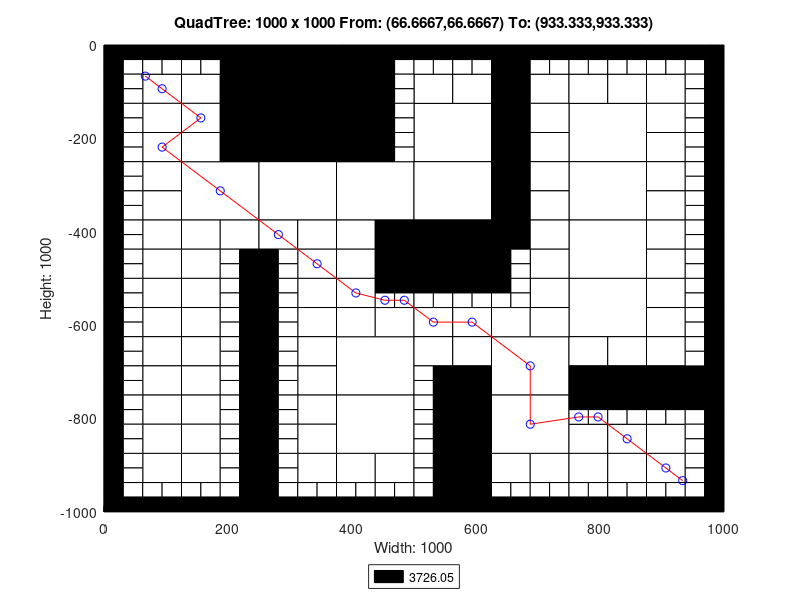

The MATLAB script that drew this image:
axis([0 1000 -1000 0]);
title('QuadTree: 1000 x 1000 From: (66.6667,66.6667) To: (933.333,933.333)');
xlabel('Width: 1000');
ylabel('Height: 1000');
rectangle('Position',[250 -125 125 125], 'FaceColor',[0 0 0]);
rectangle('Position',[250 -250 125 125], 'FaceColor',[0 0 0]);
rectangle('Position',[125 -375 125 125], 'FaceColor',[1 1 1]);
rectangle('Position',[250 -375 125 125], 'FaceColor',[1 1 1]);
rectangle('Position',[375 -375 125 125], 'FaceColor',[1 1 1]);
rectangle('Position',[500 -250 125 125], 'FaceColor',[1 1 1]);
rectangle('Position',[750 -250 125 125], 'FaceColor',[1 1 1]);
rectangle('Position',[500 -375 125 125], 'FaceColor',[1 1 1]);
rectangle('Position',[500 -500 125 125], 'FaceColor',[0 0 0]);
rectangle('Position',[750 -375 125 125], 'FaceColor',[1 1 1]);
rectangle('Position',[750 -500 125 125], 'FaceColor',[1 1 1]);
rectangle('Position',[375 -750 125 125], 'FaceColor',[1 1 1]);
rectangle('Position',[375 -875 125 125], 'FaceColor',[1 1 1]);
rectangle('Position',[625 -750 125 125], 'FaceColor',[1 1 1]);
rectangle('Position',[750 -625 125 125], 'FaceColor',[1 1 1]);
rectangle('Position',[625 -875 125 125], 'FaceColor',[1 1 1]);
rectangle('Position',[62.5 -125 62.5 62.5], 'FaceColor',[1 1 1]);
rectangle('Position',[187.5 -62.5 62.5 62.5], 'FaceColor',[0 0 0]);
rectangle('Position',[125 -125 62.5 62.5], 'FaceColor',[1 1 1]);
rectangle('Position',[187.5 -125 62.5 62.5], 'FaceColor',[0 0 0]);
rectangle('Position',[62.5 -187.5 62.5 62.5], 'FaceColor',[1 1 1]);
rectangle('Position',[62.5 -250 62.5 62.5], 'FaceColor',[1 1 1]);
rectangle('Position',[125 -187.5 62.5 62.5], 'FaceColor',[1 1 1]);
rectangle('Position',[187.5 -187.5 62.5 62.5], 'FaceColor',[0 0 0]);
rectangle('Position',[125 -250 62.5 62.5], 'FaceColor',[1 1 1]);
rectangle('Position',[187.5 -250 62.5 62.5], 'FaceColor',[0 0 0]);
rectangle('Position',[375 -62.5 62.5 62.5], 'FaceColor',[0 0 0]);
rectangle('Position',[375 -125 62.5 62.5], 'FaceColor',[0 0 0]);
rectangle('Position',[375 -187.5 62.5 62.5], 'FaceColor',[0 0 0]);
rectangle('Position',[375 -250 62.5 62.5], 'FaceColor',[0 0 0]);
rectangle('Position',[62.5 -312.5 62.5 62.5], 'FaceColor',[1 1 1]);
rectangle('Position',[62.5 -375 62.5 62.5], 'FaceColor',[1 1 1]);
rectangle('Position',[62.5 -437.5 62.5 62.5], 'FaceColor',[1 1 1]);
rectangle('Position',[62.5 -500 62.5 62.5], 'FaceColor',[1 1 1]);
rectangle('Position',[125 -437.5 62.5 62.5], 'FaceColor',[1 1 1]);
rectangle('Position',[187.5 -437.5 62.5 62.5], 'FaceColor',[1 1 1]);
rectangle('Position',[125 -500 62.5 62.5], 'FaceColor',[1 1 1]);
rectangle('Position',[250 -437.5 62.5 62.5], 'FaceColor',[1 1 1]);
rectangle('Position',[312.5 -437.5 62.5 62.5], 'FaceColor',[1 1 1]);
rectangle('Position',[312.5 -500 62.5 62.5], 'FaceColor',[1 1 1]);
rectangle('Position',[375 -437.5 62.5 62.5], 'FaceColor',[1 1 1]);
rectangle('Position',[437.5 -437.5 62.5 62.5], 'FaceColor',[0 0 0]);
rectangle('Position',[375 -500 62.5 62.5], 'FaceColor',[1 1 1]);
rectangle('Position',[437.5 -500 62.5 62.5], 'FaceColor',[0 0 0]);
rectangle('Position',[500 -125 62.5 62.5], 'FaceColor',[1 1 1]);
rectangle('Position',[562.5 -125 62.5 62.5], 'FaceColor',[1 1 1]);
rectangle('Position',[625 -62.5 62.5 62.5], 'FaceColor',[0 0 0]);
rectangle('Position',[625 -125 62.5 62.5], 'FaceColor',[0 0 0]);
rectangle('Position',[687.5 -125 62.5 62.5], 'FaceColor',[1 1 1]);
rectangle('Position',[625 -187.5 62.5 62.5], 'FaceColor',[0 0 0]);
rectangle('Position',[687.5 -187.5 62.5 62.5], 'FaceColor',[1 1 1]);
rectangle('Position',[625 -250 62.5 62.5], 'FaceColor',[0 0 0]);
rectangle('Position',[687.5 -250 62.5 62.5], 'FaceColor',[1 1 1]);
rectangle('Position',[750 -125 62.5 62.5], 'FaceColor',[1 1 1]);
rectangle('Position',[812.5 -125 62.5 62.5], 'FaceColor',[1 1 1]);
rectangle('Position',[875 -125 62.5 62.5], 'FaceColor',[1 1 1]);
rectangle('Position',[875 -187.5 62.5 62.5], 'FaceColor',[1 1 1]);
rectangle('Position',[875 -250 62.5 62.5], 'FaceColor',[1 1 1]);
rectangle('Position',[625 -312.5 62.5 62.5], 'FaceColor',[0 0 0]);
rectangle('Position',[687.5 -312.5 62.5 62.5], 'FaceColor',[1 1 1]);
rectangle('Position',[625 -375 62.5 62.5], 'FaceColor',[0 0 0]);
rectangle('Position',[687.5 -375 62.5 62.5], 'FaceColor',[1 1 1]);
rectangle('Position',[625 -437.5 62.5 62.5], 'FaceColor',[0 0 0]);
rectangle('Position',[687.5 -437.5 62.5 62.5], 'FaceColor',[1 1 1]);
rectangle('Position',[687.5 -500 62.5 62.5], 'FaceColor',[1 1 1]);
rectangle('Position',[875 -312.5 62.5 62.5], 'FaceColor',[1 1 1]);
rectangle('Position',[875 -375 62.5 62.5], 'FaceColor',[1 1 1]);
rectangle('Position',[875 -437.5 62.5 62.5], 'FaceColor',[1 1 1]);
rectangle('Position',[875 -500 62.5 62.5], 'FaceColor',[1 1 1]);
rectangle('Position',[62.5 -562.5 62.5 62.5], 'FaceColor',[1 1 1]);
rectangle('Position',[62.5 -625 62.5 62.5], 'FaceColor',[1 1 1]);
rectangle('Position',[125 -562.5 62.5 62.5], 'FaceColor',[1 1 1]);
rectangle('Position',[125 -625 62.5 62.5], 'FaceColor',[1 1 1]);
rectangle('Position',[62.5 -687.5 62.5 62.5], 'FaceColor',[1 1 1]);
rectangle('Position',[62.5 -750 62.5 62.5], 'FaceColor',[1 1 1]);
rectangle('Position',[125 -687.5 62.5 62.5], 'FaceColor',[1 1 1]);
rectangle('Position',[125 -750 62.5 62.5], 'FaceColor',[1 1 1]);
rectangle('Position',[312.5 -562.5 62.5 62.5], 'FaceColor',[1 1 1]);
rectangle('Position',[312.5 -625 62.5 62.5], 'FaceColor',[1 1 1]);
rectangle('Position',[375 -562.5 62.5 62.5], 'FaceColor',[1 1 1]);
rectangle('Position',[375 -625 62.5 62.5], 'FaceColor',[1 1 1]);
rectangle('Position',[437.5 -625 62.5 62.5], 'FaceColor',[1 1 1]);
rectangle('Position',[312.5 -687.5 62.5 62.5], 'FaceColor',[1 1 1]);
rectangle('Position',[312.5 -750 62.5 62.5], 'FaceColor',[1 1 1]);
rectangle('Position',[62.5 -812.5 62.5 62.5], 'FaceColor',[1 1 1]);
rectangle('Position',[62.5 -875 62.5 62.5], 'FaceColor',[1 1 1]);
rectangle('Position',[125 -812.5 62.5 62.5], 'FaceColor',[1 1 1]);
rectangle('Position',[125 -875 62.5 62.5], 'FaceColor',[1 1 1]);
rectangle('Position',[62.5 -937.5 62.5 62.5], 'FaceColor',[1 1 1]);
rectangle('Position',[125 -937.5 62.5 62.5], 'FaceColor',[1 1 1]);
rectangle('Position',[312.5 -812.5 62.5 62.5], 'FaceColor',[1 1 1]);
rectangle('Position',[312.5 -875 62.5 62.5], 'FaceColor',[1 1 1]);
rectangle('Position',[312.5 -937.5 62.5 62.5], 'FaceColor',[1 1 1]);
rectangle('Position',[375 -937.5 62.5 62.5], 'FaceColor',[1 1 1]);
rectangle('Position',[437.5 -937.5 62.5 62.5], 'FaceColor',[1 1 1]);
rectangle('Position',[500 -625 62.5 62.5], 'FaceColor',[1 1 1]);
rectangle('Position',[562.5 -625 62.5 62.5], 'FaceColor',[1 1 1]);
rectangle('Position',[687.5 -562.5 62.5 62.5], 'FaceColor',[1 1 1]);
rectangle('Position',[625 -625 62.5 62.5], 'FaceColor',[1 1 1]);
rectangle('Position',[687.5 -625 62.5 62.5], 'FaceColor',[1 1 1]);
rectangle('Position',[500 -687.5 62.5 62.5], 'FaceColor',[1 1 1]);
rectangle('Position',[562.5 -687.5 62.5 62.5], 'FaceColor',[1 1 1]);
rectangle('Position',[562.5 -750 62.5 62.5], 'FaceColor',[0 0 0]);
rectangle('Position',[875 -562.5 62.5 62.5], 'FaceColor',[1 1 1]);
rectangle('Position',[875 -625 62.5 62.5], 'FaceColor',[1 1 1]);
rectangle('Position',[750 -687.5 62.5 62.5], 'FaceColor',[1 1 1]);
rectangle('Position',[812.5 -687.5 62.5 62.5], 'FaceColor',[1 1 1]);
rectangle('Position',[750 -750 62.5 62.5], 'FaceColor',[0 0 0]);
rectangle('Position',[812.5 -750 62.5 62.5], 'FaceColor',[0 0 0]);
rectangle('Position',[875 -687.5 62.5 62.5], 'FaceColor',[1 1 1]);
rectangle('Position',[875 -750 62.5 62.5], 'FaceColor',[0 0 0]);
rectangle('Position',[937.5 -750 62.5 62.5], 'FaceColor',[0 0 0]);
rectangle('Position',[562.5 -812.5 62.5 62.5], 'FaceColor',[0 0 0]);
rectangle('Position',[562.5 -875 62.5 62.5], 'FaceColor',[0 0 0]);
rectangle('Position',[562.5 -937.5 62.5 62.5], 'FaceColor',[0 0 0]);
rectangle('Position',[562.5 -1000 62.5 62.5], 'FaceColor',[0 0 0]);
rectangle('Position',[625 -937.5 62.5 62.5], 'FaceColor',[1 1 1]);
rectangle('Position',[687.5 -937.5 62.5 62.5], 'FaceColor',[1 1 1]);
rectangle('Position',[750 -875 62.5 62.5], 'FaceColor',[1 1 1]);
rectangle('Position',[812.5 -875 62.5 62.5], 'FaceColor',[1 1 1]);
rectangle('Position',[875 -875 62.5 62.5], 'FaceColor',[1 1 1]);
rectangle('Position',[750 -937.5 62.5 62.5], 'FaceColor',[1 1 1]);
rectangle('Position',[812.5 -937.5 62.5 62.5], 'FaceColor',[1 1 1]);
rectangle('Position',[875 -937.5 62.5 62.5], 'FaceColor',[1 1 1]);
rectangle('Position',[0 -31.25 31.25 31.25], 'FaceColor',[0 0 0]);
rectangle('Position',[31.25 -31.25 31.25 31.25], 'FaceColor',[0 0 0]);
rectangle('Position',[0 -62.5 31.25 31.25], 'FaceColor',[0 0 0]);
rectangle('Position',[31.25 -62.5 31.25 31.25], 'FaceColor',[1 1 1]);
rectangle('Position',[62.5 -31.25 31.25 31.25], 'FaceColor',[0 0 0]);
rectangle('Position',[93.75 -31.25 31.25 31.25], 'FaceColor',[0 0 0]);
rectangle('Position',[62.5 -62.5 31.25 31.25], 'FaceColor',[1 1 1]);
rectangle('Position',[93.75 -62.5 31.25 31.25], 'FaceColor',[1 1 1]);
rectangle('Position',[0 -93.75 31.25 31.25], 'FaceColor',[0 0 0]);
rectangle('Position',[31.25 -93.75 31.25 31.25], 'FaceColor',[1 1 1]);
rectangle('Position',[0 -125 31.25 31.25], 'FaceColor',[0 0 0]);
rectangle('Position',[31.25 -125 31.25 31.25], 'FaceColor',[1 1 1]);
rectangle('Position',[125 -31.25 31.25 31.25], 'FaceColor',[0 0 0]);
rectangle('Position',[156.25 -31.25 31.25 31.25], 'FaceColor',[0 0 0]);
rectangle('Position',[125 -62.5 31.25 31.25], 'FaceColor',[1 1 1]);
rectangle('Position',[156.25 -62.5 31.25 31.25], 'FaceColor',[1 1 1]);
rectangle('Position',[0 -156.25 31.25 31.25], 'FaceColor',[0 0 0]);
rectangle('Position',[31.25 -156.25 31.25 31.25], 'FaceColor',[1 1 1]);
rectangle('Position',[0 -187.5 31.25 31.25], 'FaceColor',[0 0 0]);
rectangle('Position',[31.25 -187.5 31.25 31.25], 'FaceColor',[1 1 1]);
rectangle('Position',[0 -218.75 31.25 31.25], 'FaceColor',[0 0 0]);
rectangle('Position',[31.25 -218.75 31.25 31.25], 'FaceColor',[1 1 1]);
rectangle('Position',[0 -250 31.25 31.25], 'FaceColor',[0 0 0]);
rectangle('Position',[31.25 -250 31.25 31.25], 'FaceColor',[1 1 1]);
rectangle('Position',[437.5 -31.25 31.25 31.25], 'FaceColor',[0 0 0]);
rectangle('Position',[468.75 -31.25 31.25 31.25], 'FaceColor',[0 0 0]);
rectangle('Position',[437.5 -62.5 31.25 31.25], 'FaceColor',[0 0 0]);
rectangle('Position',[468.75 -62.5 31.25 31.25], 'FaceColor',[1 1 1]);
rectangle('Position',[437.5 -93.75 31.25 31.25], 'FaceColor',[0 0 0]);
rectangle('Position',[468.75 -93.75 31.25 31.25], 'FaceColor',[1 1 1]);
rectangle('Position',[437.5 -125 31.25 31.25], 'FaceColor',[0 0 0]);
rectangle('Position',[468.75 -125 31.25 31.25], 'FaceColor',[1 1 1]);
rectangle('Position',[437.5 -156.25 31.25 31.25], 'FaceColor',[0 0 0]);
rectangle('Position',[468.75 -156.25 31.25 31.25], 'FaceColor',[1 1 1]);
rectangle('Position',[437.5 -187.5 31.25 31.25], 'FaceColor',[0 0 0]);
rectangle('Position',[468.75 -187.5 31.25 31.25], 'FaceColor',[1 1 1]);
rectangle('Position',[437.5 -218.75 31.25 31.25], 'FaceColor',[0 0 0]);
rectangle('Position',[468.75 -218.75 31.25 31.25], 'FaceColor',[1 1 1]);
rectangle('Position',[437.5 -250 31.25 31.25], 'FaceColor',[0 0 0]);
rectangle('Position',[468.75 -250 31.25 31.25], 'FaceColor',[1 1 1]);
rectangle('Position',[0 -281.25 31.25 31.25], 'FaceColor',[0 0 0]);
rectangle('Position',[31.25 -281.25 31.25 31.25], 'FaceColor',[1 1 1]);
rectangle('Position',[0 -312.5 31.25 31.25], 'FaceColor',[0 0 0]);
rectangle('Position',[31.25 -312.5 31.25 31.25], 'FaceColor',[1 1 1]);
rectangle('Position',[0 -343.75 31.25 31.25], 'FaceColor',[0 0 0]);
rectangle('Position',[31.25 -343.75 31.25 31.25], 'FaceColor',[1 1 1]);
rectangle('Position',[0 -375 31.25 31.25], 'FaceColor',[0 0 0]);
rectangle('Position',[31.25 -375 31.25 31.25], 'FaceColor',[1 1 1]);
rectangle('Position',[0 -406.25 31.25 31.25], 'FaceColor',[0 0 0]);
rectangle('Position',[31.25 -406.25 31.25 31.25], 'FaceColor',[1 1 1]);
rectangle('Position',[0 -437.5 31.25 31.25], 'FaceColor',[0 0 0]);
rectangle('Position',[31.25 -437.5 31.25 31.25], 'FaceColor',[1 1 1]);
rectangle('Position',[0 -468.75 31.25 31.25], 'FaceColor',[0 0 0]);
rectangle('Position',[31.25 -468.75 31.25 31.25], 'FaceColor',[1 1 1]);
rectangle('Position',[0 -500 31.25 31.25], 'FaceColor',[0 0 0]);
rectangle('Position',[31.25 -500 31.25 31.25], 'FaceColor',[1 1 1]);
rectangle('Position',[187.5 -468.75 31.25 31.25], 'FaceColor',[1 1 1]);
rectangle('Position',[218.75 -468.75 31.25 31.25], 'FaceColor',[0 0 0]);
rectangle('Position',[187.5 -500 31.25 31.25], 'FaceColor',[1 1 1]);
rectangle('Position',[218.75 -500 31.25 31.25], 'FaceColor',[0 0 0]);
rectangle('Position',[250 -468.75 31.25 31.25], 'FaceColor',[0 0 0]);
rectangle('Position',[281.25 -468.75 31.25 31.25], 'FaceColor',[1 1 1]);
rectangle('Position',[250 -500 31.25 31.25], 'FaceColor',[0 0 0]);
rectangle('Position',[281.25 -500 31.25 31.25], 'FaceColor',[1 1 1]);
rectangle('Position',[500 -31.25 31.25 31.25], 'FaceColor',[0 0 0]);
rectangle('Position',[531.25 -31.25 31.25 31.25], 'FaceColor',[0 0 0]);
rectangle('Position',[500 -62.5 31.25 31.25], 'FaceColor',[1 1 1]);
rectangle('Position',[531.25 -62.5 31.25 31.25], 'FaceColor',[1 1 1]);
rectangle('Position',[562.5 -31.25 31.25 31.25], 'FaceColor',[0 0 0]);
rectangle('Position',[593.75 -31.25 31.25 31.25], 'FaceColor',[0 0 0]);
rectangle('Position',[562.5 -62.5 31.25 31.25], 'FaceColor',[1 1 1]);
rectangle('Position',[593.75 -62.5 31.25 31.25], 'FaceColor',[1 1 1]);
rectangle('Position',[687.5 -31.25 31.25 31.25], 'FaceColor',[0 0 0]);
rectangle('Position',[718.75 -31.25 31.25 31.25], 'FaceColor',[0 0 0]);
rectangle('Position',[687.5 -62.5 31.25 31.25], 'FaceColor',[1 1 1]);
rectangle('Position',[718.75 -62.5 31.25 31.25], 'FaceColor',[1 1 1]);
rectangle('Position',[750 -31.25 31.25 31.25], 'FaceColor',[0 0 0]);
rectangle('Position',[781.25 -31.25 31.25 31.25], 'FaceColor',[0 0 0]);
rectangle('Position',[750 -62.5 31.25 31.25], 'FaceColor',[1 1 1]);
rectangle('Position',[781.25 -62.5 31.25 31.25], 'FaceColor',[1 1 1]);
rectangle('Position',[812.5 -31.25 31.25 31.25], 'FaceColor',[0 0 0]);
rectangle('Position',[843.75 -31.25 31.25 31.25], 'FaceColor',[0 0 0]);
rectangle('Position',[812.5 -62.5 31.25 31.25], 'FaceColor',[1 1 1]);
rectangle('Position',[843.75 -62.5 31.25 31.25], 'FaceColor',[1 1 1]);
rectangle('Position',[875 -31.25 31.25 31.25], 'FaceColor',[0 0 0]);
rectangle('Position',[906.25 -31.25 31.25 31.25], 'FaceColor',[0 0 0]);
rectangle('Position',[875 -62.5 31.25 31.25], 'FaceColor',[1 1 1]);
rectangle('Position',[906.25 -62.5 31.25 31.25], 'FaceColor',[1 1 1]);
rectangle('Position',[937.5 -31.25 31.25 31.25], 'FaceColor',[0 0 0]);
rectangle('Position',[968.75 -31.25 31.25 31.25], 'FaceColor',[0 0 0]);
rectangle('Position',[937.5 -62.5 31.25 31.25], 'FaceColor',[1 1 1]);
rectangle('Position',[968.75 -62.5 31.25 31.25], 'FaceColor',[0 0 0]);
rectangle('Position',[937.5 -93.75 31.25 31.25], 'FaceColor',[1 1 1]);
rectangle('Position',[968.75 -93.75 31.25 31.25], 'FaceColor',[0 0 0]);
rectangle('Position',[937.5 -125 31.25 31.25], 'FaceColor',[1 1 1]);
rectangle('Position',[968.75 -125 31.25 31.25], 'FaceColor',[0 0 0]);
rectangle('Position',[937.5 -156.25 31.25 31.25], 'FaceColor',[1 1 1]);
rectangle('Position',[968.75 -156.25 31.25 31.25], 'FaceColor',[0 0 0]);
rectangle('Position',[937.5 -187.5 31.25 31.25], 'FaceColor',[1 1 1]);
rectangle('Position',[968.75 -187.5 31.25 31.25], 'FaceColor',[0 0 0]);
rectangle('Position',[937.5 -218.75 31.25 31.25], 'FaceColor',[1 1 1]);
rectangle('Position',[968.75 -218.75 31.25 31.25], 'FaceColor',[0 0 0]);
rectangle('Position',[937.5 -250 31.25 31.25], 'FaceColor',[1 1 1]);
rectangle('Position',[968.75 -250 31.25 31.25], 'FaceColor',[0 0 0]);
rectangle('Position',[625 -468.75 31.25 31.25], 'FaceColor',[0 0 0]);
rectangle('Position',[656.25 -468.75 31.25 31.25], 'FaceColor',[1 1 1]);
rectangle('Position',[625 -500 31.25 31.25], 'FaceColor',[0 0 0]);
rectangle('Position',[656.25 -500 31.25 31.25], 'FaceColor',[1 1 1]);
rectangle('Position',[937.5 -281.25 31.25 31.25], 'FaceColor',[1 1 1]);
rectangle('Position',[968.75 -281.25 31.25 31.25], 'FaceColor',[0 0 0]);
rectangle('Position',[937.5 -312.5 31.25 31.25], 'FaceColor',[1 1 1]);
rectangle('Position',[968.75 -312.5 31.25 31.25], 'FaceColor',[0 0 0]);
rectangle('Position',[937.5 -343.75 31.25 31.25], 'FaceColor',[1 1 1]);
rectangle('Position',[968.75 -343.75 31.25 31.25], 'FaceColor',[0 0 0]);
rectangle('Position',[937.5 -375 31.25 31.25], 'FaceColor',[1 1 1]);
rectangle('Position',[968.75 -375 31.25 31.25], 'FaceColor',[0 0 0]);
rectangle('Position',[937.5 -406.25 31.25 31.25], 'FaceColor',[1 1 1]);
rectangle('Position',[968.75 -406.25 31.25 31.25], 'FaceColor',[0 0 0]);
rectangle('Position',[937.5 -437.5 31.25 31.25], 'FaceColor',[1 1 1]);
rectangle('Position',[968.75 -437.5 31.25 31.25], 'FaceColor',[0 0 0]);
rectangle('Position',[937.5 -468.75 31.25 31.25], 'FaceColor',[1 1 1]);
rectangle('Position',[968.75 -468.75 31.25 31.25], 'FaceColor',[0 0 0]);
rectangle('Position',[937.5 -500 31.25 31.25], 'FaceColor',[1 1 1]);
rectangle('Position',[968.75 -500 31.25 31.25], 'FaceColor',[0 0 0]);
rectangle('Position',[0 -531.25 31.25 31.25], 'FaceColor',[0 0 0]);
rectangle('Position',[31.25 -531.25 31.25 31.25], 'FaceColor',[1 1 1]);
rectangle('Position',[0 -562.5 31.25 31.25], 'FaceColor',[0 0 0]);
rectangle('Position',[31.25 -562.5 31.25 31.25], 'FaceColor',[1 1 1]);
rectangle('Position',[0 -593.75 31.25 31.25], 'FaceColor',[0 0 0]);
rectangle('Position',[31.25 -593.75 31.25 31.25], 'FaceColor',[1 1 1]);
rectangle('Position',[0 -625 31.25 31.25], 'FaceColor',[0 0 0]);
rectangle('Position',[31.25 -625 31.25 31.25], 'FaceColor',[1 1 1]);
rectangle('Position',[187.5 -531.25 31.25 31.25], 'FaceColor',[1 1 1]);
rectangle('Position',[218.75 -531.25 31.25 31.25], 'FaceColor',[0 0 0]);
rectangle('Position',[187.5 -562.5 31.25 31.25], 'FaceColor',[1 1 1]);
rectangle('Position',[218.75 -562.5 31.25 31.25], 'FaceColor',[0 0 0]);
rectangle('Position',[187.5 -593.75 31.25 31.25], 'FaceColor',[1 1 1]);
rectangle('Position',[218.75 -593.75 31.25 31.25], 'FaceColor',[0 0 0]);
rectangle('Position',[187.5 -625 31.25 31.25], 'FaceColor',[1 1 1]);
rectangle('Position',[218.75 -625 31.25 31.25], 'FaceColor',[0 0 0]);
rectangle('Position',[0 -656.25 31.25 31.25], 'FaceColor',[0 0 0]);
rectangle('Position',[31.25 -656.25 31.25 31.25], 'FaceColor',[1 1 1]);
rectangle('Position',[0 -687.5 31.25 31.25], 'FaceColor',[0 0 0]);
rectangle('Position',[31.25 -687.5 31.25 31.25], 'FaceColor',[1 1 1]);
rectangle('Position',[0 -718.75 31.25 31.25], 'FaceColor',[0 0 0]);
rectangle('Position',[31.25 -718.75 31.25 31.25], 'FaceColor',[1 1 1]);
rectangle('Position',[0 -750 31.25 31.25], 'FaceColor',[0 0 0]);
rectangle('Position',[31.25 -750 31.25 31.25], 'FaceColor',[1 1 1]);
rectangle('Position',[187.5 -656.25 31.25 31.25], 'FaceColor',[1 1 1]);
rectangle('Position',[218.75 -656.25 31.25 31.25], 'FaceColor',[0 0 0]);
rectangle('Position',[187.5 -687.5 31.25 31.25], 'FaceColor',[1 1 1]);
rectangle('Position',[218.75 -687.5 31.25 31.25], 'FaceColor',[0 0 0]);
rectangle('Position',[187.5 -718.75 31.25 31.25], 'FaceColor',[1 1 1]);
rectangle('Position',[218.75 -718.75 31.25 31.25], 'FaceColor',[0 0 0]);
rectangle('Position',[187.5 -750 31.25 31.25], 'FaceColor',[1 1 1]);
rectangle('Position',[218.75 -750 31.25 31.25], 'FaceColor',[0 0 0]);
rectangle('Position',[250 -531.25 31.25 31.25], 'FaceColor',[0 0 0]);
rectangle('Position',[281.25 -531.25 31.25 31.25], 'FaceColor',[1 1 1]);
rectangle('Position',[250 -562.5 31.25 31.25], 'FaceColor',[0 0 0]);
rectangle('Position',[281.25 -562.5 31.25 31.25], 'FaceColor',[1 1 1]);
rectangle('Position',[250 -593.75 31.25 31.25], 'FaceColor',[0 0 0]);
rectangle('Position',[281.25 -593.75 31.25 31.25], 'FaceColor',[1 1 1]);
rectangle('Position',[250 -625 31.25 31.25], 'FaceColor',[0 0 0]);
rectangle('Position',[281.25 -625 31.25 31.25], 'FaceColor',[1 1 1]);
rectangle('Position',[437.5 -531.25 31.25 31.25], 'FaceColor',[0 0 0]);
rectangle('Position',[468.75 -531.25 31.25 31.25], 'FaceColor',[0 0 0]);
rectangle('Position',[437.5 -562.5 31.25 31.25], 'FaceColor',[1 1 1]);
rectangle('Position',[468.75 -562.5 31.25 31.25], 'FaceColor',[1 1 1]);
rectangle('Position',[250 -656.25 31.25 31.25], 'FaceColor',[0 0 0]);
rectangle('Position',[281.25 -656.25 31.25 31.25], 'FaceColor',[1 1 1]);
rectangle('Position',[250 -687.5 31.25 31.25], 'FaceColor',[0 0 0]);
rectangle('Position',[281.25 -687.5 31.25 31.25], 'FaceColor',[1 1 1]);
rectangle('Position',[250 -718.75 31.25 31.25], 'FaceColor',[0 0 0]);
rectangle('Position',[281.25 -718.75 31.25 31.25], 'FaceColor',[1 1 1]);
rectangle('Position',[250 -750 31.25 31.25], 'FaceColor',[0 0 0]);
rectangle('Position',[281.25 -750 31.25 31.25], 'FaceColor',[1 1 1]);
rectangle('Position',[0 -781.25 31.25 31.25], 'FaceColor',[0 0 0]);
rectangle('Position',[31.25 -781.25 31.25 31.25], 'FaceColor',[1 1 1]);
rectangle('Position',[0 -812.5 31.25 31.25], 'FaceColor',[0 0 0]);
rectangle('Position',[31.25 -812.5 31.25 31.25], 'FaceColor',[1 1 1]);
rectangle('Position',[0 -843.75 31.25 31.25], 'FaceColor',[0 0 0]);
rectangle('Position',[31.25 -843.75 31.25 31.25], 'FaceColor',[1 1 1]);
rectangle('Position',[0 -875 31.25 31.25], 'FaceColor',[0 0 0]);
rectangle('Position',[31.25 -875 31.25 31.25], 'FaceColor',[1 1 1]);
rectangle('Position',[187.5 -781.25 31.25 31.25], 'FaceColor',[1 1 1]);
rectangle('Position',[218.75 -781.25 31.25 31.25], 'FaceColor',[0 0 0]);
rectangle('Position',[187.5 -812.5 31.25 31.25], 'FaceColor',[1 1 1]);
rectangle('Position',[218.75 -812.5 31.25 31.25], 'FaceColor',[0 0 0]);
rectangle('Position',[187.5 -843.75 31.25 31.25], 'FaceColor',[1 1 1]);
rectangle('Position',[218.75 -843.75 31.25 31.25], 'FaceColor',[0 0 0]);
rectangle('Position',[187.5 -875 31.25 31.25], 'FaceColor',[1 1 1]);
rectangle('Position',[218.75 -875 31.25 31.25], 'FaceColor',[0 0 0]);
rectangle('Position',[0 -906.25 31.25 31.25], 'FaceColor',[0 0 0]);
rectangle('Position',[31.25 -906.25 31.25 31.25], 'FaceColor',[1 1 1]);
rectangle('Position',[0 -937.5 31.25 31.25], 'FaceColor',[0 0 0]);
rectangle('Position',[31.25 -937.5 31.25 31.25], 'FaceColor',[1 1 1]);
rectangle('Position',[0 -968.75 31.25 31.25], 'FaceColor',[0 0 0]);
rectangle('Position',[31.25 -968.75 31.25 31.25], 'FaceColor',[1 1 1]);
rectangle('Position',[0 -1000 31.25 31.25], 'FaceColor',[0 0 0]);
rectangle('Position',[31.25 -1000 31.25 31.25], 'FaceColor',[0 0 0]);
rectangle('Position',[62.5 -968.75 31.25 31.25], 'FaceColor',[1 1 1]);
rectangle('Position',[93.75 -968.75 31.25 31.25], 'FaceColor',[1 1 1]);
rectangle('Position',[62.5 -1000 31.25 31.25], 'FaceColor',[0 0 0]);
rectangle('Position',[93.75 -1000 31.25 31.25], 'FaceColor',[0 0 0]);
rectangle('Position',[187.5 -906.25 31.25 31.25], 'FaceColor',[1 1 1]);
rectangle('Position',[218.75 -906.25 31.25 31.25], 'FaceColor',[0 0 0]);
rectangle('Position',[187.5 -937.5 31.25 31.25], 'FaceColor',[1 1 1]);
rectangle('Position',[218.75 -937.5 31.25 31.25], 'FaceColor',[0 0 0]);
rectangle('Position',[125 -968.75 31.25 31.25], 'FaceColor',[1 1 1]);
rectangle('Position',[156.25 -968.75 31.25 31.25], 'FaceColor',[1 1 1]);
rectangle('Position',[125 -1000 31.25 31.25], 'FaceColor',[0 0 0]);
rectangle('Position',[156.25 -1000 31.25 31.25], 'FaceColor',[0 0 0]);
rectangle('Position',[187.5 -968.75 31.25 31.25], 'FaceColor',[1 1 1]);
rectangle('Position',[218.75 -968.75 31.25 31.25], 'FaceColor',[0 0 0]);
rectangle('Position',[187.5 -1000 31.25 31.25], 'FaceColor',[0 0 0]);
rectangle('Position',[218.75 -1000 31.25 31.25], 'FaceColor',[0 0 0]);
rectangle('Position',[250 -781.25 31.25 31.25], 'FaceColor',[0 0 0]);
rectangle('Position',[281.25 -781.25 31.25 31.25], 'FaceColor',[1 1 1]);
rectangle('Position',[250 -812.5 31.25 31.25], 'FaceColor',[0 0 0]);
rectangle('Position',[281.25 -812.5 31.25 31.25], 'FaceColor',[1 1 1]);
rectangle('Position',[250 -843.75 31.25 31.25], 'FaceColor',[0 0 0]);
rectangle('Position',[281.25 -843.75 31.25 31.25], 'FaceColor',[1 1 1]);
rectangle('Position',[250 -875 31.25 31.25], 'FaceColor',[0 0 0]);
rectangle('Position',[281.25 -875 31.25 31.25], 'FaceColor',[1 1 1]);
rectangle('Position',[250 -906.25 31.25 31.25], 'FaceColor',[0 0 0]);
rectangle('Position',[281.25 -906.25 31.25 31.25], 'FaceColor',[1 1 1]);
rectangle('Position',[250 -937.5 31.25 31.25], 'FaceColor',[0 0 0]);
rectangle('Position',[281.25 -937.5 31.25 31.25], 'FaceColor',[1 1 1]);
rectangle('Position',[250 -968.75 31.25 31.25], 'FaceColor',[0 0 0]);
rectangle('Position',[281.25 -968.75 31.25 31.25], 'FaceColor',[1 1 1]);
rectangle('Position',[250 -1000 31.25 31.25], 'FaceColor',[0 0 0]);
rectangle('Position',[281.25 -1000 31.25 31.25], 'FaceColor',[0 0 0]);
rectangle('Position',[312.5 -968.75 31.25 31.25], 'FaceColor',[1 1 1]);
rectangle('Position',[343.75 -968.75 31.25 31.25], 'FaceColor',[1 1 1]);
rectangle('Position',[312.5 -1000 31.25 31.25], 'FaceColor',[0 0 0]);
rectangle('Position',[343.75 -1000 31.25 31.25], 'FaceColor',[0 0 0]);
rectangle('Position',[375 -968.75 31.25 31.25], 'FaceColor',[1 1 1]);
rectangle('Position',[406.25 -968.75 31.25 31.25], 'FaceColor',[1 1 1]);
rectangle('Position',[375 -1000 31.25 31.25], 'FaceColor',[0 0 0]);
rectangle('Position',[406.25 -1000 31.25 31.25], 'FaceColor',[0 0 0]);
rectangle('Position',[437.5 -968.75 31.25 31.25], 'FaceColor',[1 1 1]);
rectangle('Position',[468.75 -968.75 31.25 31.25], 'FaceColor',[1 1 1]);
rectangle('Position',[437.5 -1000 31.25 31.25], 'FaceColor',[0 0 0]);
rectangle('Position',[468.75 -1000 31.25 31.25], 'FaceColor',[0 0 0]);
rectangle('Position',[500 -531.25 31.25 31.25], 'FaceColor',[0 0 0]);
rectangle('Position',[531.25 -531.25 31.25 31.25], 'FaceColor',[0 0 0]);
rectangle('Position',[500 -562.5 31.25 31.25], 'FaceColor',[1 1 1]);
rectangle('Position',[531.25 -562.5 31.25 31.25], 'FaceColor',[1 1 1]);
rectangle('Position',[562.5 -531.25 31.25 31.25], 'FaceColor',[0 0 0]);
rectangle('Position',[593.75 -531.25 31.25 31.25], 'FaceColor',[0 0 0]);
rectangle('Position',[562.5 -562.5 31.25 31.25], 'FaceColor',[1 1 1]);
rectangle('Position',[593.75 -562.5 31.25 31.25], 'FaceColor',[1 1 1]);
rectangle('Position',[625 -531.25 31.25 31.25], 'FaceColor',[0 0 0]);
rectangle('Position',[656.25 -531.25 31.25 31.25], 'FaceColor',[1 1 1]);
rectangle('Position',[625 -562.5 31.25 31.25], 'FaceColor',[1 1 1]);
rectangle('Position',[656.25 -562.5 31.25 31.25], 'FaceColor',[1 1 1]);
rectangle('Position',[500 -718.75 31.25 31.25], 'FaceColor',[1 1 1]);
rectangle('Position',[531.25 -718.75 31.25 31.25], 'FaceColor',[0 0 0]);
rectangle('Position',[500 -750 31.25 31.25], 'FaceColor',[1 1 1]);
rectangle('Position',[531.25 -750 31.25 31.25], 'FaceColor',[0 0 0]);
rectangle('Position',[937.5 -531.25 31.25 31.25], 'FaceColor',[1 1 1]);
rectangle('Position',[968.75 -531.25 31.25 31.25], 'FaceColor',[0 0 0]);
rectangle('Position',[937.5 -562.5 31.25 31.25], 'FaceColor',[1 1 1]);
rectangle('Position',[968.75 -562.5 31.25 31.25], 'FaceColor',[0 0 0]);
rectangle('Position',[937.5 -593.75 31.25 31.25], 'FaceColor',[1 1 1]);
rectangle('Position',[968.75 -593.75 31.25 31.25], 'FaceColor',[0 0 0]);
rectangle('Position',[937.5 -625 31.25 31.25], 'FaceColor',[1 1 1]);
rectangle('Position',[968.75 -625 31.25 31.25], 'FaceColor',[0 0 0]);
rectangle('Position',[937.5 -656.25 31.25 31.25], 'FaceColor',[1 1 1]);
rectangle('Position',[968.75 -656.25 31.25 31.25], 'FaceColor',[0 0 0]);
rectangle('Position',[937.5 -687.5 31.25 31.25], 'FaceColor',[1 1 1]);
rectangle('Position',[968.75 -687.5 31.25 31.25], 'FaceColor',[0 0 0]);
rectangle('Position',[500 -781.25 31.25 31.25], 'FaceColor',[1 1 1]);
rectangle('Position',[531.25 -781.25 31.25 31.25], 'FaceColor',[0 0 0]);
rectangle('Position',[500 -812.5 31.25 31.25], 'FaceColor',[1 1 1]);
rectangle('Position',[531.25 -812.5 31.25 31.25], 'FaceColor',[0 0 0]);
rectangle('Position',[500 -843.75 31.25 31.25], 'FaceColor',[1 1 1]);
rectangle('Position',[531.25 -843.75 31.25 31.25], 'FaceColor',[0 0 0]);
rectangle('Position',[500 -875 31.25 31.25], 'FaceColor',[1 1 1]);
rectangle('Position',[531.25 -875 31.25 31.25], 'FaceColor',[0 0 0]);
rectangle('Position',[500 -906.25 31.25 31.25], 'FaceColor',[1 1 1]);
rectangle('Position',[531.25 -906.25 31.25 31.25], 'FaceColor',[0 0 0]);
rectangle('Position',[500 -937.5 31.25 31.25], 'FaceColor',[1 1 1]);
rectangle('Position',[531.25 -937.5 31.25 31.25], 'FaceColor',[0 0 0]);
rectangle('Position',[500 -968.75 31.25 31.25], 'FaceColor',[1 1 1]);
rectangle('Position',[531.25 -968.75 31.25 31.25], 'FaceColor',[0 0 0]);
rectangle('Position',[500 -1000 31.25 31.25], 'FaceColor',[0 0 0]);
rectangle('Position',[531.25 -1000 31.25 31.25], 'FaceColor',[0 0 0]);
rectangle('Position',[625 -968.75 31.25 31.25], 'FaceColor',[1 1 1]);
rectangle('Position',[656.25 -968.75 31.25 31.25], 'FaceColor',[1 1 1]);
rectangle('Position',[625 -1000 31.25 31.25], 'FaceColor',[0 0 0]);
rectangle('Position',[656.25 -1000 31.25 31.25], 'FaceColor',[0 0 0]);
rectangle('Position',[687.5 -968.75 31.25 31.25], 'FaceColor',[1 1 1]);
rectangle('Position',[718.75 -968.75 31.25 31.25], 'FaceColor',[1 1 1]);
rectangle('Position',[687.5 -1000 31.25 31.25], 'FaceColor',[0 0 0]);
rectangle('Position',[718.75 -1000 31.25 31.25], 'FaceColor',[0 0 0]);
rectangle('Position',[750 -781.25 31.25 31.25], 'FaceColor',[0 0 0]);
rectangle('Position',[781.25 -781.25 31.25 31.25], 'FaceColor',[0 0 0]);
rectangle('Position',[750 -812.5 31.25 31.25], 'FaceColor',[1 1 1]);
rectangle('Position',[781.25 -812.5 31.25 31.25], 'FaceColor',[1 1 1]);
rectangle('Position',[812.5 -781.25 31.25 31.25], 'FaceColor',[0 0 0]);
rectangle('Position',[843.75 -781.25 31.25 31.25], 'FaceColor',[0 0 0]);
rectangle('Position',[812.5 -812.5 31.25 31.25], 'FaceColor',[1 1 1]);
rectangle('Position',[843.75 -812.5 31.25 31.25], 'FaceColor',[1 1 1]);
rectangle('Position',[875 -781.25 31.25 31.25], 'FaceColor',[0 0 0]);
rectangle('Position',[906.25 -781.25 31.25 31.25], 'FaceColor',[0 0 0]);
rectangle('Position',[875 -812.5 31.25 31.25], 'FaceColor',[1 1 1]);
rectangle('Position',[906.25 -812.5 31.25 31.25], 'FaceColor',[1 1 1]);
rectangle('Position',[937.5 -781.25 31.25 31.25], 'FaceColor',[0 0 0]);
rectangle('Position',[968.75 -781.25 31.25 31.25], 'FaceColor',[0 0 0]);
rectangle('Position',[937.5 -812.5 31.25 31.25], 'FaceColor',[1 1 1]);
rectangle('Position',[968.75 -812.5 31.25 31.25], 'FaceColor',[0 0 0]);
rectangle('Position',[937.5 -843.75 31.25 31.25], 'FaceColor',[1 1 1]);
rectangle('Position',[968.75 -843.75 31.25 31.25], 'FaceColor',[0 0 0]);
rectangle('Position',[937.5 -875 31.25 31.25], 'FaceColor',[1 1 1]);
rectangle('Position',[968.75 -875 31.25 31.25], 'FaceColor',[0 0 0]);
rectangle('Position',[750 -968.75 31.25 31.25], 'FaceColor',[1 1 1]);
rectangle('Position',[781.25 -968.75 31.25 31.25], 'FaceColor',[1 1 1]);
rectangle('Position',[750 -1000 31.25 31.25], 'FaceColor',[0 0 0]);
rectangle('Position',[781.25 -1000 31.25 31.25], 'FaceColor',[0 0 0]);
rectangle('Position',[812.5 -968.75 31.25 31.25], 'FaceColor',[1 1 1]);
rectangle('Position',[843.75 -968.75 31.25 31.25], 'FaceColor',[1 1 1]);
rectangle('Position',[812.5 -1000 31.25 31.25], 'FaceColor',[0 0 0]);
rectangle('Position',[843.75 -1000 31.25 31.25], 'FaceColor',[0 0 0]);
rectangle('Position',[937.5 -906.25 31.25 31.25], 'FaceColor',[1 1 1]);
rectangle('Position',[968.75 -906.25 31.25 31.25], 'FaceColor',[0 0 0]);
rectangle('Position',[937.5 -937.5 31.25 31.25], 'FaceColor',[1 1 1]);
rectangle('Position',[968.75 -937.5 31.25 31.25], 'FaceColor',[0 0 0]);
rectangle('Position',[875 -968.75 31.25 31.25], 'FaceColor',[1 1 1]);
rectangle('Position',[906.25 -968.75 31.25 31.25], 'FaceColor',[1 1 1]);
rectangle('Position',[875 -1000 31.25 31.25], 'FaceColor',[0 0 0]);
rectangle('Position',[906.25 -1000 31.25 31.25], 'FaceColor',[0 0 0]);
rectangle('Position',[937.5 -968.75 31.25 31.25], 'FaceColor',[1 1 1]);
rectangle('Position',[968.75 -968.75 31.25 31.25], 'FaceColor',[0 0 0]);
rectangle('Position',[937.5 -1000 31.25 31.25], 'FaceColor',[0 0 0]);
rectangle('Position',[968.75 -1000 31.25 31.25], 'FaceColor',[0 0 0]);
X=[933.333,906.25,843.75,796.875,765.625,687.5,687.5,593.75,531.25,484.375,453.125,406.25,343.75,281.25,187.5,93.75,156.25,93.75,66.6667];
Y=[-933.333,-906.25,-843.75,-796.875,-796.875,-812.5,-687.5,-593.75,-593.75,-546.875,-546.875,-531.25,-468.75,-406.25,-312.5,-218.75,-156.25,-93.75,-66.6667];
hold on;
plot(X,Y,'r');
plot(X,Y,'bo');
legend('3726.05','Location','southoutside');
